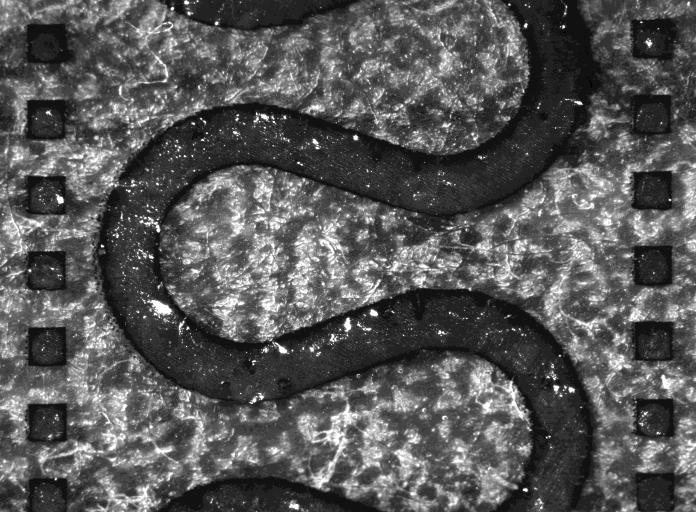
#> input picture images/hpr1_01/hpr10p000020.TIF, 1392 x 1024 px (shown at 1/2 size); its folder holds only this picture in this run
$ jupyter execute --allow-errors noise_floor_estimation.ipynb   (shell and % lines are left out)   (older library calls are emulated)
#> lines starting #> are read from the running program, lines starting #| are printed output that depends on the picture
[cell 1]
import numpy as np
import matplotlib.pylab as plt
from skimage import io
from glob import glob
import os
from tabulate import tabulate

#  Noise floor estimation

using repetitive image acquisition without change

[cell 2]
def load_image(path):
    """ Load the image at the given path
         returns 2d array (float)
         convert to grayscale if needed
    """
#> called with path = './images/hpr1_01/hpr10p000020.TIF'
    try:
        I = io.imread(path)
#> I is the input picture: shape (1024, 1392) uint16; min 214, max 4095, mean 1446.4
        # Convert to grayscale if needed:
        I = I.mean(axis=2) if I.ndim == 3 else I
        I = I.astype(np.float)
    except FileNotFoundError:
        print("File %s Not Found" % path)
        I = None

    return I

[cell 3]
def build_grid(img_shape, margin, grid_spacing):
    """Build a regular grid

    Args:
        img_shape: tuple shape of the image (Int, Int)
        margin: size of the margin in px
        grid_spacing: spacing in px between points

    Returns:
        x_grid, y_grid: 2d arrays of coordinates
    """
    x_span = np.arange(0, img_shape[1]-2*margin, grid_spacing)
    y_span = np.arange(0, img_shape[0]-2*margin, grid_spacing)

    x_offset = int( (img_shape[1] - x_span[-1])/2 )
    y_offset = int( (img_shape[0] - y_span[-1])/2 )

    x_grid, y_grid = np.meshgrid(x_span + x_offset, y_span + y_offset)

    print("grid size:", "%ix%i" % (len(x_span), len(y_span)))
    print(" i.e.", len(x_span)*len(y_span), "points")

    return x_grid, y_grid

[cell 4]
dirs = glob('./images/*/')
print(tabulate(enumerate(dirs)))

[cell 5]
dir_name = dirs[0]
images_list = glob(dir_name + '*')

print(', '.join(images_list))
print(len(images_list))

[cell 6]
# Load image cube
cube = []
for k, img_path in enumerate(images_list):
    image = load_image(img_path)
    cube.append(image)

cube = np.dstack( cube )
print('cube', cube.shape)
#| cube (1024, 1392, 1)

[cell 7]
# Define grid
grid_x, grid_y = build_grid(cube.shape[:2], 100, 50)

plt.figure(figsize=(12, 12))
#plt.imshow(np.mean(cube[:, :, 0]+cube[:, :, 1]);
plt.imshow(np.std(cube, axis=2));
plt.plot(grid_x, grid_y, 'o', color='white');

[cell 8]
from skimage.registration import phase_cross_correlation

[cell 9]
def crop(I, ij_center, window_half_size):
    """Return the centered square at the position"""

    ij_center = np.around(ij_center).astype(np.int)
    i, j = ij_center
    i_slicing = np.s_[i - window_half_size:i + window_half_size + 1]
    j_slicing = np.s_[j - window_half_size:j + window_half_size + 1]

    return I[i_slicing, j_slicing]

## map displacement field between **two images**

[cell 10]
# Choose two images:
image_i, image_j = 4, 7
upsample_factor = 500
size = 30  # window size used for cross-corr

[cell 11]
dx = np.zeros_like(1.0*grid_x)
dy = np.zeros_like(1.0*grid_y)

#> (the rest of this cell did not finish here and is left out)

[cell 12]
plt.figure(figsize=(3, 3)); plt.title('all grid points' + f' (img {image_i}->{image_j})')
plt.plot(dx.flatten(), dy.flatten(), 'o', alpha=0.2)
plt.axvline(x=0, linewidth=0.5, color='black');
plt.axhline(y=0, linewidth=0.5, color='black');
plt.axis('equal');
plt.xlabel('dx'); plt.ylabel('dy');

[cell 13]
# Map
view_factor = 1000   # magnifcation factor used to draw the vector field

plt.figure(figsize=(12, 12))
#plt.imshow(np.mean(cube[:, :, 0]+cube[:, :, 1]);
plt.imshow(np.std(cube, axis=2));
for i in range(dx.shape[0]):
    for j in range(dx.shape[1]):

        x, y = grid_x[i, j], grid_y[i, j]
        u, v = dx[i, j]-dx.mean(), dy[i, j]-dy.mean()

        plt.plot([x, x + view_factor*v],
                 [y, y + view_factor*u],
                 '-', color='white', linewidth=1);

plt.title(f'#{i}->#{j}');
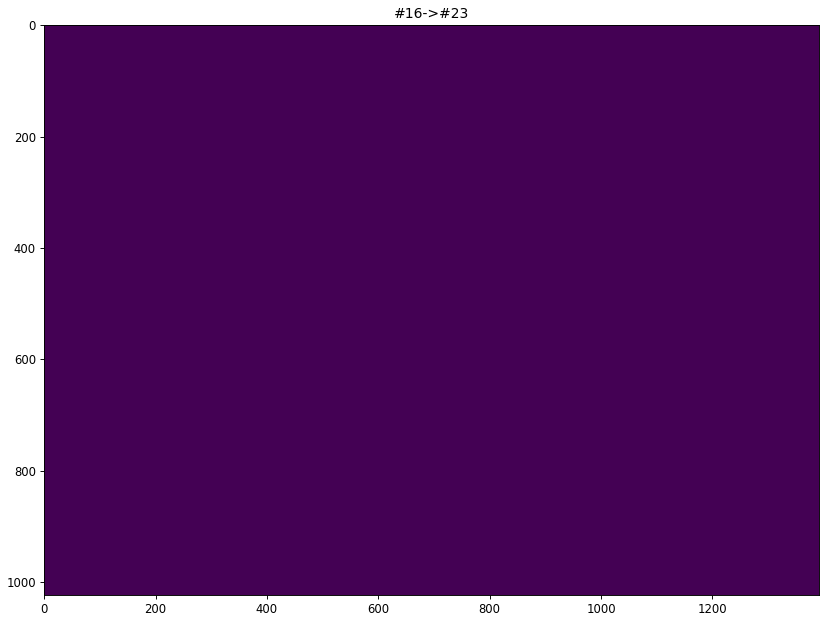
#> figure drawn by matplotlib, 1 panel

[cell 14]
plt.imshow(dx-dx.mean())

[cell 15]
plt.imshow(dy-dy.mean()); plt.colorbar();
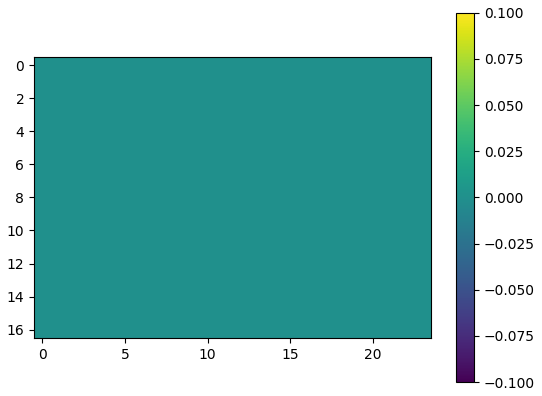
#> figure drawn by matplotlib, 2 panels

[cell 16]
print( dx.mean(), dx.std() )
#| 0.0 0.0
print( dy.mean(), dy.std() )
#| 0.0 0.0
#> in crop, `return I[i_slicing, j_slicing]`:
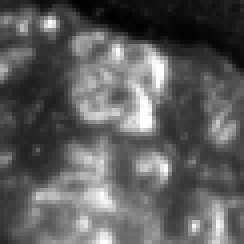
#> returned value: shape (61, 61, 1) float64 (shown 4 times larger); min 396, max 4095, mean 1752; drawn with min black and max white

## i->j matrix

[cell 17]
def compute_dxy_matrix(stack, upsample_factor=100):
#> called with upsample_factor = 100
    n = stack.shape[2]
#> n = 1
    dx = np.full((n, n), np.nan)
#> dx = [nan]
    dy = np.full((n, n), np.nan)
#> dy = [nan]

    for i in range(n):
        for j in range(i+1, n):
            I = stack[:, :, i]
            J = stack[:, :, j]
            shifts, error, _ = phase_cross_correlation(I, J,
                                                    upsample_factor=upsample_factor)

            dx[i, j] = shifts[0]
            dy[i, j] = shifts[1]
            #print(f'{i: d}, {j: d}', shifts)

    return dx, dy

[cell 18]
stack = crop(cube, (800, 370), 30)
dx, dy = compute_dxy_matrix(stack)
#> dx = [nan]; dy = [nan]

plt.figure(figsize=(6, 6));
plt.axis('equal');
plt.plot(dx.flatten(), dy.flatten(), 'x');
plt.axvline(x=0, linewidth=0.5, color='black');
plt.axhline(y=0, linewidth=0.5, color='black');
plt.axis('equal');
plt.xlabel('dx'); plt.ylabel('dy');
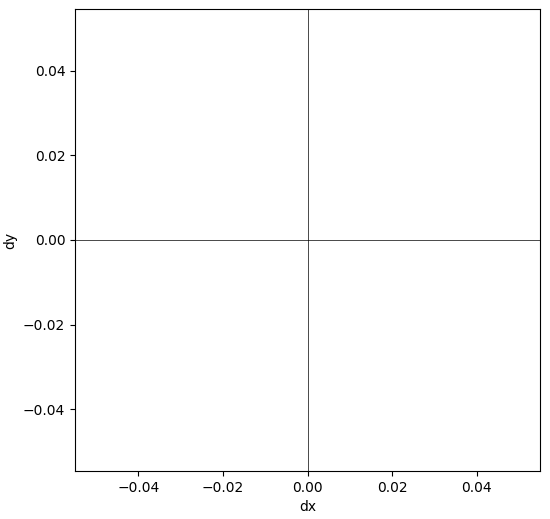
#> figure drawn by matplotlib, 1 panel

[cell 19]
dr = np.sqrt(dx**2 + dy**2)
#> dr = [nan]
plt.imshow(dr); plt.colorbar();
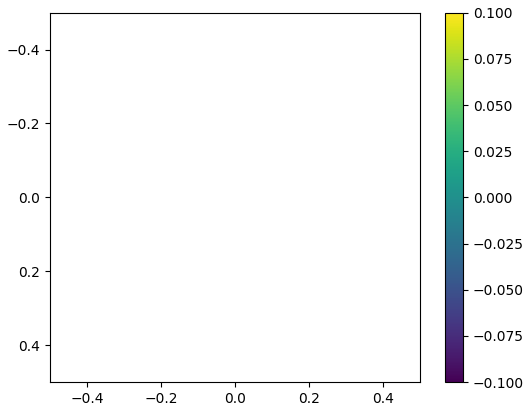
#> figure drawn by matplotlib, 2 panels

il y a un bruit, ou dérive, de l'ordre de 0.1px pour les images

 - hs2 --> plutôt une dérive
 -


* bruit acquisition + crop size (<10-20px) --> similar to fit noise
* sample drift:
    - non isotrope!
    - semble homogene sur la surface --> vibration caméra/échantillon plutôt que relax de l'échantillon

--> error estimation based on multiple image acquisition (vs gausian additive noise)

[cell 20]
## pour tout les points de la grille:
size = 35

plt.figure(figsize=(6, 6));
plt.axis('equal');
plt.axvline(x=0, linewidth=0.5, color='black');
plt.axhline(y=0, linewidth=0.5, color='black');
plt.xlabel('dx (pixel)'); plt.ylabel('dy (pixel)');
plt.title(dir_name + f'  size:{size}')

for x, y in zip(grid_x.flatten(), grid_y.flatten()):

    stack = crop(cube, (y, x), size)
    dx, dy = compute_dxy_matrix(stack)
    plt.plot(dx.flatten(), dy.flatten(), '.', alpha=0.4);
#> this loop made 408 passes
#> (i in crop, j in crop) on passes 1 to 3: (112, 121), (112, 171), (112, 221)
#> pass 1, `stack = crop(cube, (y, x), size)`:
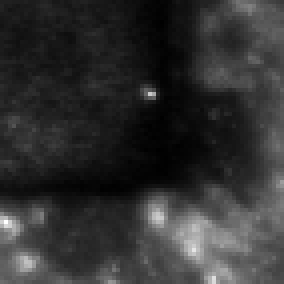
#> stack: shape (71, 71, 1) float64 (shown 4 times larger); min 260, max 2878, mean 768.7; drawn with min black and max white
#> pass 2, `stack = crop(cube, (y, x), size)`:
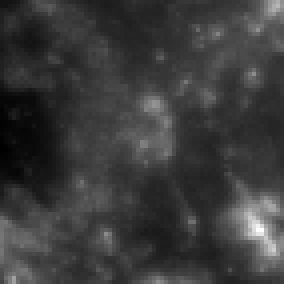
#> stack: shape (71, 71, 1) float64 (shown 4 times larger); min 346, max 3852, mean 1164; drawn with min black and max white
#> pass 3, `stack = crop(cube, (y, x), size)`:
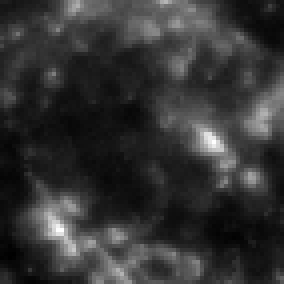
#> stack: shape (71, 71, 1) float64 (shown 4 times larger); min 756, max 3852, mean 1389.5; drawn with min black and max white
#> after the loop:
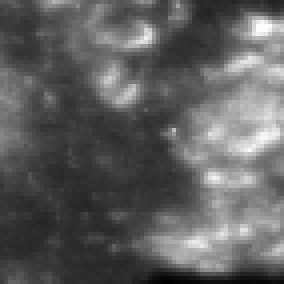
#> stack: shape (71, 71, 1) float64 (shown 4 times larger); min 419, max 4095, mean 1792.2; drawn with min black and max white

plt.xlim([-0.4, 0.4]); plt.ylim([-0.4, 0.4]);
plt.savefig(os.path.join('output', dir_name.split('/')[-2] + f'_size{size}.svg'))
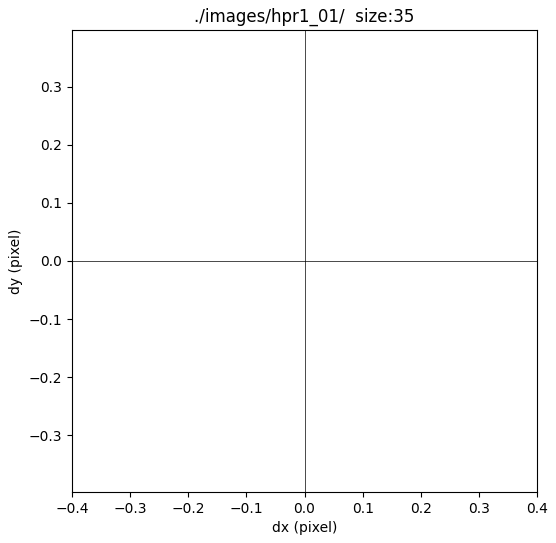
#> figure drawn by matplotlib, 1 panel
